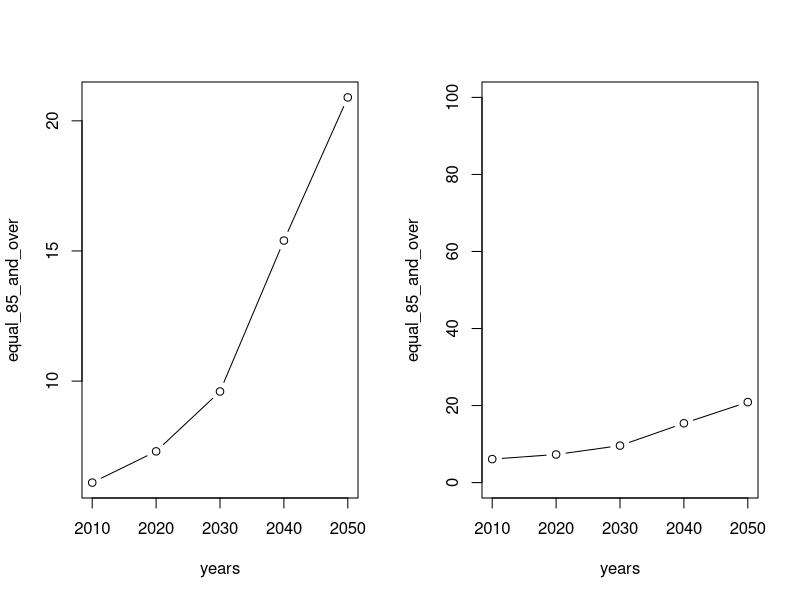

Generate this figure with R:
years <- c(2010,2020,2030,2040,2050)
equal_85_and_over <- c(6.1,7.3,9.6,15.4,20.9)
par(mfrow=c(1,2))
plot(years,equal_85_and_over,type = "b")
plot(years,equal_85_and_over,ylim=c(0,100),type = "b")
